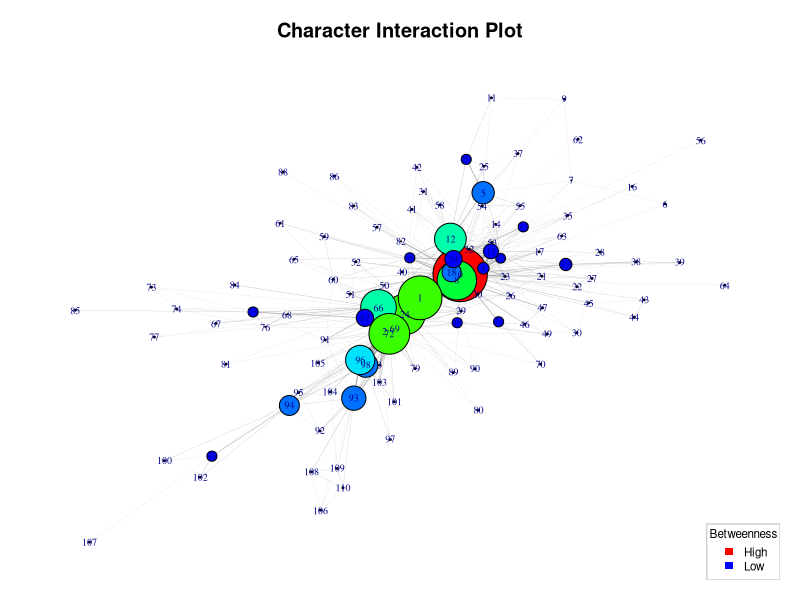

Here is the R script that generated this plot:
## ---- chunk 1
library(readxl)
data <- read_excel("starwars-links.xlsx")
head(data)
## ---- chunk 2
library(igraph)
g <- graph_from_data_frame(data, directed = FALSE)
E(g)$weight <- data$scenes
## ---- chunk 3

betweenness_values <- betweenness(g, weights = 1/E(g)$weight)

colors.new <- rev(rainbow(10, end = 2/3))
net.betweenness <- floor((betweenness_values - min(betweenness_values))/diff(range(betweenness_values)) * (length(colors.new)-1) + 1)

V(g)$color <- colors.new[net.betweenness]

#margins
par(mar = c(1, 1, 3, 1))

plot(g,vertex.size = sqrt(betweenness_values) * 0.3,vertex.label.cex = 0.6,edge.width = E(g)$weight/10,main = "Character Interaction Plot",rescale = TRUE,asp = 0)

#legend
legend("bottomright",legend=c("High","Low"),fill=c(colors.new[10],colors.new[1]),title = "Betweenness",border = NA,bg = "white",box.col = "gray",cex = 0.7)
## ---- chunk 4
# ============================================
# QUESTION 1: Most Central Characters
# ============================================

# Degree centrality
degree_cent <- degree(g)
#Top 10 characters by degree
print(sort(degree_cent, decreasing = TRUE)[1:10])

# Weighted degree (strength)
strength_cent <- strength(g, weights = E(g)$weight)
# Top 10 characters by weighted degree
print(sort(strength_cent, decreasing = TRUE)[1:10])
# Closeness centrality
closeness_cent <- closeness(g, weights = 1/E(g)$weight)
# Top 10 characters by closeness centrality
print(sort(closeness_cent, decreasing = TRUE)[1:10])

# Eigenvector centrality
eigen_cent <- eigen_centrality(g, weights = E(g)$weight)$vector
#Top 10 characters by eigenvector centrality
print(sort(eigen_cent, decreasing = TRUE)[1:10])

# ============================================
# QUESTION 2: Community Structure
# ============================================

#Q2:

# Louvain community detection
communities <- cluster_louvain(g, weights = E(g)$weight)

# Number of communities detected:
cat("Modularity score:", modularity(communities), "\n")
cat("\nCommunity sizes:\n")
print(sizes(communities))

cat("\nCharacters in each community:\n")
for(i in 1:length(communities)) {
  cat(sprintf("\nCommunity %d (%d members):\n", i, sum(membership(communities) == i)))
  print(V(g)$name[membership(communities) == i])
}

# ============================================
# QUESTION 3: Bridge Characters
# ============================================

#Q3

# Betweenness centrality
betweenness_cent <- betweenness(g, weights = 1/E(g)$weight)
# Top 10 characters by betweenness centrality
print(sort(betweenness_cent, decreasing = TRUE)[1:10])
# Edge betweenness
edge_between <- edge_betweenness(g, weights = 1/E(g)$weight)
# Top 10 most important connections (edge betweenness)
top_edges <- order(edge_between, decreasing = TRUE)[1:10]
for(i in top_edges) {
  cat(sprintf("Characters %s - %s: %.2f\n", 
              ends(g, i)[1], ends(g, i)[2], edge_between[i]))
}


# Summary statistics
cat("\n\n=== OVERALL NETWORK STATISTICS ===\n\n")
cat("Average degree:", mean(degree_cent), "\n")
cat("Network diameter:", diameter(g, weights = 1/E(g)$weight), "\n")
cat("Average path length:", mean_distance(g, weights = 1/E(g)$weight), "\n")
cat("Clustering coefficient:", transitivity(g, type = "global"), "\n")
cat("Network density:", edge_density(g), "\n")
